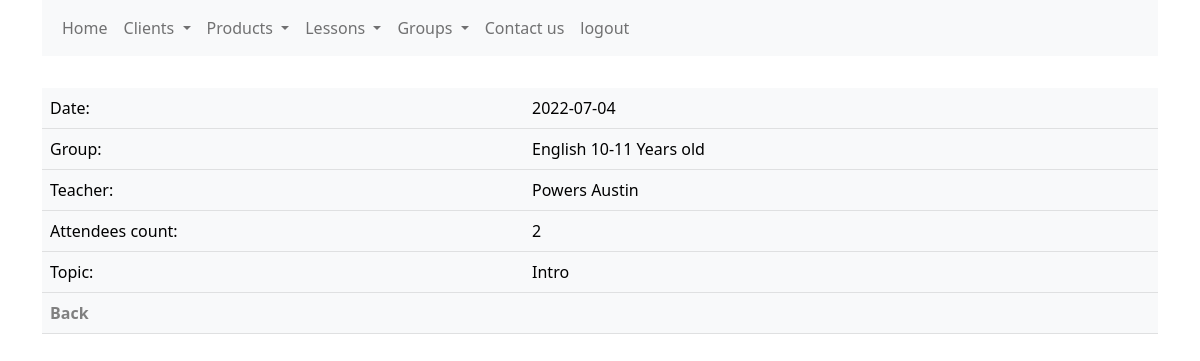
/lesson/1/ (signed in), run on the app's committed database.
### lessons/models.py (models this page shows, shortened)
class Lesson(models.Model):
    date_scheduled = models.DateTimeField()
    teacher = models.ForeignKey("users.Teacher", on_delete=models.CASCADE)
    group = models.ForeignKey("SchoolGroup", on_delete=models.CASCADE)
    student = models.ManyToManyField("users.Student", blank=True)
    topic = models.CharField(max_length=300)
    date_created = models.DateTimeField(auto_now_add=True)
    class Meta:
        ordering = ["date_scheduled", "teacher"]

class SchoolGroup(models.Model):
    title = models.CharField(max_length=100)
    teacher = models.ForeignKey("users.Teacher", on_delete=models.CASCADE)
    type = models.ForeignKey("GroupType", on_delete=models.CASCADE)
    city = models.ForeignKey("products.City", on_delete=models.CASCADE)
    duration = models.IntegerField(null=False)
    invoice_string = models.CharField(max_length=200)
    student = models.ManyToManyField("users.Student", blank=True)
    product = models.ManyToManyField("products.Product", blank=True)
    created_at = models.DateTimeField(auto_now_add=True)
    active = models.BooleanField(default=True)

### users/models.py (models this page shows, shortened)
class BaseUser(AbstractUser):
    username = models.CharField(max_length=150, unique=True, blank=False)
    first_name = models.CharField(max_length=150)
    last_name = models.CharField(max_length=150)
    ssn = models.CharField(max_length=12)
    phone = models.CharField(max_length=13)
    email = models.CharField(max_length=100)
    created_at = models.DateTimeField(default=timezone.now)
    is_staff = models.BooleanField(default=False)
    is_active = models.BooleanField(default=False)
    USERNAME_FIELD = "username"
    REQUIRED_FIELDS = [
        "first_name",
        "last_name",
        "ssn",
        "phone",
        "email",
    ]

### lessons/views.py (the view)
# urls.py: path("lesson/<int:pk>/", LessonDetailView.as_view(), name="lesson"),
class LessonDetailView(DetailView):
    model = Lesson

### lessons/templates/lessons/lesson_detail.html (shortened to what this page needs)
{% extends 'main.html' %}
{% block content %}
<br>
<table class="table table-light">
    <tbody>
        <tr>
            <td>Date:</td>
            <td>{{ lesson.date_scheduled|date:'Y-m-d' }}</td>
        </tr>
        <tr>
            <td>Group:</td>
            <td>{{ lesson.group.title }}</td>
        </tr>
        <tr>
            <td>Teacher:</td>
            <td>{{ lesson.teacher.last_name }} {{ lesson.teacher.first_name }}</td>
        </tr>
        <tr>
            <td>Attendees count:</td>
            <td>{{ lesson.student.count }}</td>
        </tr>
        <tr>
            <td>Topic:</td>
            <td>{{ lesson.topic }}</td>
        </tr>
        <tr>
            <td colspan="2"><a href="{% url 'lessons' %}">Back</a></td>
        </tr>
    </tbody>
</table>
{% endblock content %}

### static/css/styles.css (style rules this page uses)
a { color: grey; font-weight: bold; text-decoration: none; }

### data on the page
Lesson: date_scheduled "2022-07-04", group "English 10-11 Years old", teacher.last_name "Powers", teacher.first_name "Austin", student.count "2", topic "Intro"
